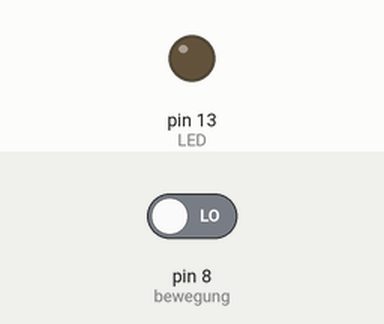
A sketch run on a simulated Arduino Uno, built with avr-gcc and run on an emulated ATmega328P. On the bench: output pins drawn as LEDs (lit = HIGH). The inputs (shaded band) are chosen by the test bench; at power-on: pin 8 (bewegung) LOW.

Above: at 1.2 s.
1.3 s: pin 8 (bewegung) driven HIGH
At 1.7 s:
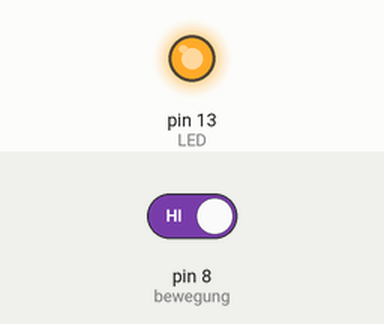
4.3 s: pin 8 (bewegung) driven LOW
At 6.1 s:
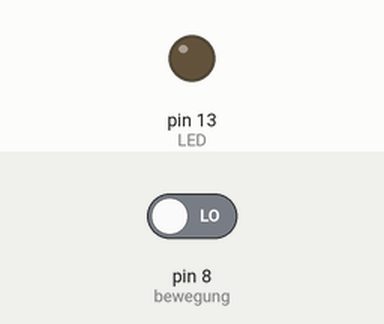
Timing chart, 0 to 7.6 s (numbered marks = the images above; inputs shaded):
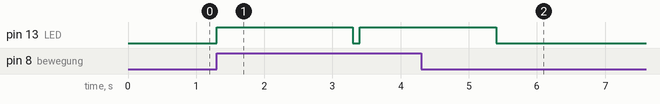

Measured:
- after the input at 1.3 s, pin 13 (LED): LOW → HIGH at once, → LOW 2.0 s later, → HIGH 0.10 s later
- after the input at 4.3 s, pin 13 (LED): goes on until 5.4 s, then stays LOW

The sketch:

bewegungssensor.ino
```cpp
int LED=13;
int bewegung=8;
int bewegungsstatus=0;

void setup()
{
  pinMode(LED, OUTPUT);
  pinMode(bewegung, INPUT);
}

void loop()
{
  bewegungsstatus=digitalRead(bewegung);
  if (bewegungsstatus == HIGH)
  {

    digitalWrite(LED, HIGH);
    delay(2000);
    digitalWrite(LED, LOW);
    delay(100);

  }
else
  {
    digitalWrite(LED, LOW);
    delay(100);
  }
}
```
